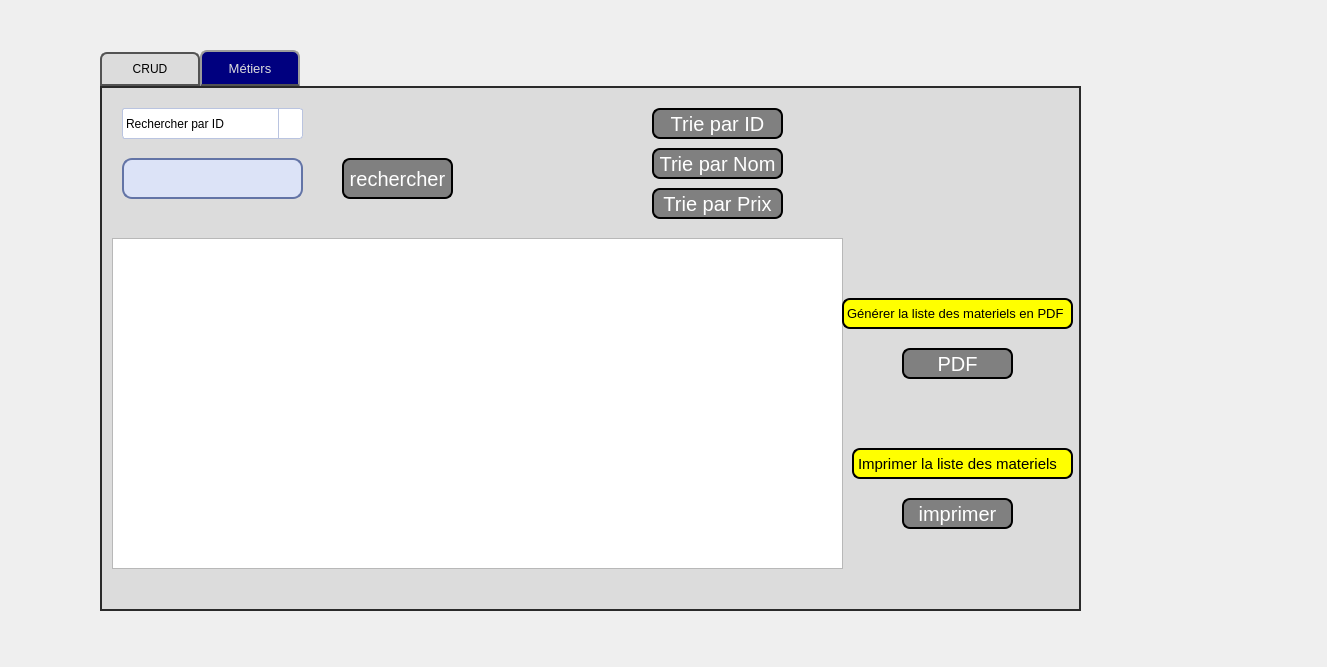
<?xml version="1.0" encoding="UTF-8"?>
<ui version="4.0">
 <class>Gestionmateriel</class>
 <widget class="QDialog" name="Gestionmateriel">
  <property name="geometry">
   <rect>
    <x>0</x>
    <y>0</y>
    <width>1327</width>
    <height>667</height>
   </rect>
  </property>
  <property name="windowTitle">
   <string>Dialog</string>
  </property>
  <widget class="QTabWidget" name="tabWidget">
   <property name="geometry">
    <rect>
     <x>100</x>
     <y>50</y>
     <width>981</width>
     <height>561</height>
    </rect>
   </property>
   <property name="styleSheet">
    <string notr="true">QTabWidget::pane { /* The tab widget frame */
border-top: 2px solid #2a2a2a; 
border-left: 2px solid #2a2a2a;
border-right: 2px solid #2a2a2a ; 
border-bottom: 2px solid #2a2a2a; 
background: #dcdcdc;
	
	
	/*border-top-color: rgb(0, 0, 0);*/

}
QTabWidget::tab-bar {
left: 0px; /* move to the right by 5px */
}
QTabBar::tab {
background: #dcdcdc;
border: 2px solid #535353;
border-bottom-color: #535353; 
border-top-left-radius: 7px;
border-top-right-radius: 7px;
min-width: 80px;
padding: 8px;
color: rgb(50, 50, 162);
	color: rgb(0, 0, 0);
font-size:12px;
font-family:Arial, Helvetica, sans-serif;
}
QTabBar::tab:selected,QTabBar::tab:hover {
	
	
	color: rgb(255, 255, 255);
	background-color: rgb(0, 0, 127);
}
QTabBar::tab:selected {
border-color: #9B9B9B;
border-bottom-color: #535353; /* same as pane color */
color: #dcdcdc;
font-size:13px;
font-family:Arial, Helvetica, sans-serif;
}
QTabBar::tab:!selected {
margin-top: 2px; /* make non-selected tabs look smaller */
}</string>
   </property>
   <property name="currentIndex">
    <number>1</number>
   </property>
   <widget class="QWidget" name="tab">
    <attribute name="title">
     <string>CRUD</string>
    </attribute>
    <widget class="QGroupBox" name="groupBox">
     <property name="geometry">
      <rect>
       <x>60</x>
       <y>20</y>
       <width>811</width>
       <height>421</height>
      </rect>
     </property>
     <property name="title">
      <string>Gestion Materiels</string>
     </property>
     <widget class="QLabel" name="label">
      <property name="geometry">
       <rect>
        <x>100</x>
        <y>140</y>
        <width>91</width>
        <height>31</height>
       </rect>
      </property>
      <property name="styleSheet">
       <string notr="true">QLabel {
color: #000000;
background:#FFFF00;
border: none;
font-size:20px;
font-family:Arial, Helvetica, sans-serif;
border: 2px solid ;
border-radius: 8px;
}
QPushButton:hover {
color:#fff;
background-color: rgb(0, 0, 127);
border: none;
}</string>
      </property>
      <property name="text">
       <string>  Nom</string>
      </property>
     </widget>
     <widget class="QLineEdit" name="nom">
      <property name="geometry">
       <rect>
        <x>220</x>
        <y>140</y>
        <width>161</width>
        <height>31</height>
       </rect>
      </property>
      <property name="styleSheet">
       <string notr="true">QLineEdit {
     border: 2px solid #6374a6;
     border-radius: 10px;
     padding: 0 8px;
     background: #dce3f7;
 }</string>
      </property>
      <property name="text">
       <string/>
      </property>
     </widget>
     <widget class="QLabel" name="label_2">
      <property name="geometry">
       <rect>
        <x>100</x>
        <y>250</y>
        <width>91</width>
        <height>31</height>
       </rect>
      </property>
      <property name="styleSheet">
       <string notr="true">QLabel {
color: #000000;
background:#FFFF00;
border: none;
font-size:20px;
font-family:Arial, Helvetica, sans-serif;
border: 2px solid ;
border-radius: 8px;
}
QPushButton:hover {
color:#fff;
background-color: rgb(0, 0, 127);
border: none;
}</string>
      </property>
      <property name="text">
       <string>Qualite</string>
      </property>
     </widget>
     <widget class="QLabel" name="label_3">
      <property name="geometry">
       <rect>
        <x>100</x>
        <y>190</y>
        <width>91</width>
        <height>31</height>
       </rect>
      </property>
      <property name="styleSheet">
       <string notr="true">QLabel {
color: #000000;
background:#FFFF00;
border: none;
font-size:20px;
font-family:Arial, Helvetica, sans-serif;
border: 2px solid ;
border-radius: 8px;
}
QPushButton:hover {
color:#fff;
background-color: rgb(0, 0, 127);
border: none;
}</string>
      </property>
      <property name="text">
       <string>  Prix</string>
      </property>
     </widget>
     <widget class="QLineEdit" name="qualite">
      <property name="geometry">
       <rect>
        <x>220</x>
        <y>250</y>
        <width>161</width>
        <height>31</height>
       </rect>
      </property>
      <property name="styleSheet">
       <string notr="true">QLineEdit {
     border: 2px solid #6374a6;
     border-radius: 10px;
     padding: 0 8px;
     background: #dce3f7;
 }</string>
      </property>
     </widget>
     <widget class="QLineEdit" name="prix">
      <property name="geometry">
       <rect>
        <x>220</x>
        <y>190</y>
        <width>161</width>
        <height>31</height>
       </rect>
      </property>
      <property name="styleSheet">
       <string notr="true">QLineEdit {
     border: 2px solid #6374a6;
     border-radius: 10px;
     padding: 0 8px;
     background: #dce3f7;
 }</string>
      </property>
     </widget>
     <widget class="QLabel" name="label_4">
      <property name="geometry">
       <rect>
        <x>80</x>
        <y>310</y>
        <width>131</width>
        <height>31</height>
       </rect>
      </property>
      <property name="styleSheet">
       <string notr="true">QLabel {
color: #000000;
background:#FFFF00;
border: none;
font-size:20px;
font-family:Arial, Helvetica, sans-serif;
border: 2px solid ;
border-radius: 8px;
}
QPushButton:hover {
color:#fff;
background-color: rgb(0, 0, 127);
border: none;
}</string>
      </property>
      <property name="text">
       <string>Date d'achat</string>
      </property>
     </widget>
     <widget class="QLineEdit" name="date_achat">
      <property name="geometry">
       <rect>
        <x>220</x>
        <y>310</y>
        <width>161</width>
        <height>31</height>
       </rect>
      </property>
      <property name="styleSheet">
       <string notr="true">QLineEdit {
     border: 2px solid #6374a6;
     border-radius: 10px;
     padding: 0 8px;
     background: #dce3f7;
 }</string>
      </property>
     </widget>
     <widget class="QLabel" name="label_5">
      <property name="geometry">
       <rect>
        <x>95</x>
        <y>80</y>
        <width>91</width>
        <height>31</height>
       </rect>
      </property>
      <property name="styleSheet">
       <string notr="true">QLabel {
color: #000000;
background:#FFFF00;
border: none;
font-size:20px;
font-family:Arial, Helvetica, sans-serif;
border: 2px solid ;
border-radius: 8px;
}
QPushButton:hover {
color:#fff;
background-color: rgb(0, 0, 127);
border: none;
}</string>
      </property>
      <property name="text">
       <string>     ID</string>
      </property>
     </widget>
     <widget class="QLineEdit" name="id">
      <property name="geometry">
       <rect>
        <x>220</x>
        <y>80</y>
        <width>161</width>
        <height>31</height>
       </rect>
      </property>
      <property name="styleSheet">
       <string notr="true">QLineEdit {
     border: 2px solid #6374a6;
     border-radius: 10px;
     padding: 0 8px;
     background: #dce3f7;
 }</string>
      </property>
     </widget>
     <widget class="QPushButton" name="pushButton">
      <property name="geometry">
       <rect>
        <x>440</x>
        <y>90</y>
        <width>131</width>
        <height>41</height>
       </rect>
      </property>
      <property name="styleSheet">
       <string notr="true">QPushButton
{
border: 2px solid ;
border-radius: 8px;
color: rgb(255,255,255);
background-color: rgba(128,128,128);
font-size:20px;
}
QPushButton:hover
{
color: rgb(255,255,255);
background-color: rgb(169,169,169);
}</string>
      </property>
      <property name="text">
       <string>Chercher l'ID</string>
      </property>
     </widget>
     <widget class="QPushButton" name="pushButton_2">
      <property name="geometry">
       <rect>
        <x>410</x>
        <y>360</y>
        <width>111</width>
        <height>41</height>
       </rect>
      </property>
      <property name="styleSheet">
       <string notr="true">QPushButton
{
border: 2px solid ;
border-radius: 8px;
color: rgb(255,255,255);
background-color: rgba(128,128,128);
font-size:20px;
}
QPushButton:hover
{
color: rgb(255,255,255);
background-color: rgb(169,169,169);
}</string>
      </property>
      <property name="text">
       <string>Ajouter</string>
      </property>
     </widget>
     <widget class="QPushButton" name="pushButton_4">
      <property name="geometry">
       <rect>
        <x>532</x>
        <y>360</y>
        <width>111</width>
        <height>41</height>
       </rect>
      </property>
      <property name="styleSheet">
       <string notr="true">QPushButton
{
border: 2px solid ;
border-radius: 8px;
color: rgb(255,255,255);
background-color: rgba(128,128,128);
font-size:20px;
}
QPushButton:hover
{
color: rgb(255,255,255);
background-color: rgb(169,169,169);
}</string>
      </property>
      <property name="text">
       <string>Modifier</string>
      </property>
     </widget>
     <widget class="QPushButton" name="pushButton_3">
      <property name="geometry">
       <rect>
        <x>650</x>
        <y>360</y>
        <width>111</width>
        <height>41</height>
       </rect>
      </property>
      <property name="styleSheet">
       <string notr="true">QPushButton
{
border: 2px solid ;
border-radius: 8px;
color: rgb(255,255,255);
background-color: rgba(128,128,128);
font-size:20px;
}
QPushButton:hover
{
color: rgb(255,255,255);
background-color: rgb(169,169,169);
}</string>
      </property>
      <property name="text">
       <string>Supprimer</string>
      </property>
     </widget>
    </widget>
    <widget class="QLabel" name="label_8">
     <property name="geometry">
      <rect>
       <x>0</x>
       <y>0</y>
       <width>981</width>
       <height>521</height>
      </rect>
     </property>
     <property name="text">
      <string/>
     </property>
     <property name="pixmap">
      <pixmap>D:/projet c++/o.g/wp4390809.jpg</pixmap>
     </property>
    </widget>
    <zorder>label_8</zorder>
    <zorder>groupBox</zorder>
   </widget>
   <widget class="QWidget" name="tab_2">
    <attribute name="title">
     <string>Métiers</string>
    </attribute>
    <widget class="QTableView" name="table_materiel">
     <property name="geometry">
      <rect>
       <x>10</x>
       <y>150</y>
       <width>731</width>
       <height>331</height>
      </rect>
     </property>
     <property name="styleSheet">
      <string notr="true"/>
     </property>
    </widget>
    <widget class="QPushButton" name="pushButton_5">
     <property name="geometry">
      <rect>
       <x>550</x>
       <y>20</y>
       <width>131</width>
       <height>31</height>
      </rect>
     </property>
     <property name="styleSheet">
      <string notr="true">QPushButton
{
border: 2px solid ;
border-radius: 8px;
color: rgb(255,255,255);
background-color: rgba(128,128,128);
font-size:20px;
}
QPushButton:hover
{
color: rgb(255,255,255);
background-color: rgb(169,169,169);
}</string>
     </property>
     <property name="text">
      <string>Trie par ID</string>
     </property>
    </widget>
    <widget class="QPushButton" name="pushButton_10">
     <property name="geometry">
      <rect>
       <x>550</x>
       <y>60</y>
       <width>131</width>
       <height>31</height>
      </rect>
     </property>
     <property name="styleSheet">
      <string notr="true">QPushButton
{
border: 2px solid ;
border-radius: 8px;
color: rgb(255,255,255);
background-color: rgba(128,128,128);
font-size:20px;
}
QPushButton:hover
{
color: rgb(255,255,255);
background-color: rgb(169,169,169);
}</string>
     </property>
     <property name="text">
      <string>Trie par Nom</string>
     </property>
    </widget>
    <widget class="QPushButton" name="pushButton_11">
     <property name="geometry">
      <rect>
       <x>550</x>
       <y>100</y>
       <width>131</width>
       <height>31</height>
      </rect>
     </property>
     <property name="styleSheet">
      <string notr="true">QPushButton
{
border: 2px solid ;
border-radius: 8px;
color: rgb(255,255,255);
background-color: rgba(128,128,128);
font-size:20px;
}
QPushButton:hover
{
color: rgb(255,255,255);
background-color: rgb(169,169,169);
}</string>
     </property>
     <property name="text">
      <string>Trie par Prix</string>
     </property>
    </widget>
    <widget class="QComboBox" name="comboBox">
     <property name="geometry">
      <rect>
       <x>20</x>
       <y>20</y>
       <width>181</width>
       <height>31</height>
      </rect>
     </property>
     <property name="styleSheet">
      <string notr="true">QComboBox {
     border: 1px solid #bac4e0;
     border-radius: 3px;
     padding: 1px 18px 1px 3px;
     min-width: 6em;
 }
 
 QComboBox:editable {
     background: #bac4e0;
 }
 
 QComboBox:!editable, QComboBox::drop-down:editable {
      background: qlineargradient(x1: 0, y1: 0, x2: 0, y2: 1,
                                   stop: 0 #d5ddf7, stop: 1 #b0c2f7);
 }
 
 QComboBox::drop-down {
     subcontrol-origin: padding;
     subcontrol-position: top right;
     width: 23px;
 
     border-left-width: 1px;
     border-left-color: #bac4e0;
     border-left-style: solid; /* just a single line */
     border-top-right-radius: 3px; /* same radius as the QComboBox */
     border-bottom-right-radius: 3px;
 }
 
 QComboBox::down-arrow {
     image: url(C:/Users/Administrateur/Downloads/Atelier_Connexion/icon.png);
 }</string>
     </property>
     <item>
      <property name="text">
       <string>Rechercher par ID</string>
      </property>
     </item>
     <item>
      <property name="text">
       <string>Rechercher par nom</string>
      </property>
     </item>
     <item>
      <property name="text">
       <string>Rechercher par prix</string>
      </property>
     </item>
    </widget>
    <widget class="QLineEdit" name="lineEdit">
     <property name="geometry">
      <rect>
       <x>20</x>
       <y>70</y>
       <width>181</width>
       <height>41</height>
      </rect>
     </property>
     <property name="styleSheet">
      <string notr="true">QLineEdit {
     border: 2px solid #6374a6;
     border-radius: 10px;
     padding: 0 8px;
     background: #dce3f7;
 }</string>
     </property>
    </widget>
    <widget class="QPushButton" name="pushButton_6">
     <property name="geometry">
      <rect>
       <x>240</x>
       <y>70</y>
       <width>111</width>
       <height>41</height>
      </rect>
     </property>
     <property name="styleSheet">
      <string notr="true">QPushButton
{
border: 2px solid ;
border-radius: 8px;
color: rgb(255,255,255);
background-color: rgba(128,128,128);
font-size:20px;
}
QPushButton:hover
{
color: rgb(255,255,255);
background-color: rgb(169,169,169);
}</string>
     </property>
     <property name="text">
      <string>rechercher</string>
     </property>
    </widget>
    <widget class="QPushButton" name="pushButton_7">
     <property name="geometry">
      <rect>
       <x>800</x>
       <y>260</y>
       <width>111</width>
       <height>31</height>
      </rect>
     </property>
     <property name="styleSheet">
      <string notr="true">QPushButton
{
border: 2px solid ;
border-radius: 8px;
color: rgb(255,255,255);
font-size:20px;
background-color: rgba(128,128,128);
}
QPushButton:hover
{
color: rgb(255,255,255);
background-color: rgb(169,169,169);
}</string>
     </property>
     <property name="text">
      <string>PDF</string>
     </property>
    </widget>
    <widget class="QPushButton" name="pushButton_8">
     <property name="geometry">
      <rect>
       <x>800</x>
       <y>410</y>
       <width>111</width>
       <height>31</height>
      </rect>
     </property>
     <property name="styleSheet">
      <string notr="true">QPushButton
{
border: 2px solid ;
border-radius: 8px;
color: rgb(255,255,255);
background-color: rgba(128,128,128);
font-size:20px;
}
QPushButton:hover
{
color: rgb(255,255,255);
background-color: rgb(169,169,169);
}</string>
     </property>
     <property name="text">
      <string>imprimer</string>
     </property>
    </widget>
    <widget class="QLabel" name="label_6">
     <property name="geometry">
      <rect>
       <x>740</x>
       <y>210</y>
       <width>231</width>
       <height>31</height>
      </rect>
     </property>
     <property name="styleSheet">
      <string notr="true">QLabel {
color: #000000;
background:#FFFF00;
border: none;
font-size:13px;
font-family:Arial, Helvetica, sans-serif;
border: 2px solid ;
border-radius: 8px;
}
QPushButton:hover {
color:#fff;
background-color: rgb(0, 0, 127);
border: none;
}</string>
     </property>
     <property name="text">
      <string>Générer la liste des materiels en PDF</string>
     </property>
    </widget>
    <widget class="QLabel" name="label_7">
     <property name="geometry">
      <rect>
       <x>750</x>
       <y>360</y>
       <width>221</width>
       <height>31</height>
      </rect>
     </property>
     <property name="styleSheet">
      <string notr="true">QLabel {
color: #000000;
background:#FFFF00;
border: none;
font-size:15px;
font-family:Arial, Helvetica, sans-serif;
border: 2px solid ;
border-radius: 8px;
}
QPushButton:hover {
color:#fff;
background-color: rgb(0, 0, 127);
border: none;
}</string>
     </property>
     <property name="text">
      <string>Imprimer la liste des materiels</string>
     </property>
    </widget>
    <widget class="QLabel" name="label_9">
     <property name="geometry">
      <rect>
       <x>0</x>
       <y>0</y>
       <width>981</width>
       <height>521</height>
      </rect>
     </property>
     <property name="text">
      <string/>
     </property>
     <property name="pixmap">
      <pixmap>D:/projet c++/o.g/Diving-Rio_2016_Olympic_Games_HD_Vector_Wallpaper_1366x768.jpg</pixmap>
     </property>
    </widget>
    <zorder>label_9</zorder>
    <zorder>table_materiel</zorder>
    <zorder>pushButton_5</zorder>
    <zorder>pushButton_10</zorder>
    <zorder>pushButton_11</zorder>
    <zorder>comboBox</zorder>
    <zorder>lineEdit</zorder>
    <zorder>pushButton_6</zorder>
    <zorder>pushButton_7</zorder>
    <zorder>pushButton_8</zorder>
    <zorder>label_6</zorder>
    <zorder>label_7</zorder>
   </widget>
  </widget>
 </widget>
 <resources/>
 <connections/>
</ui>
